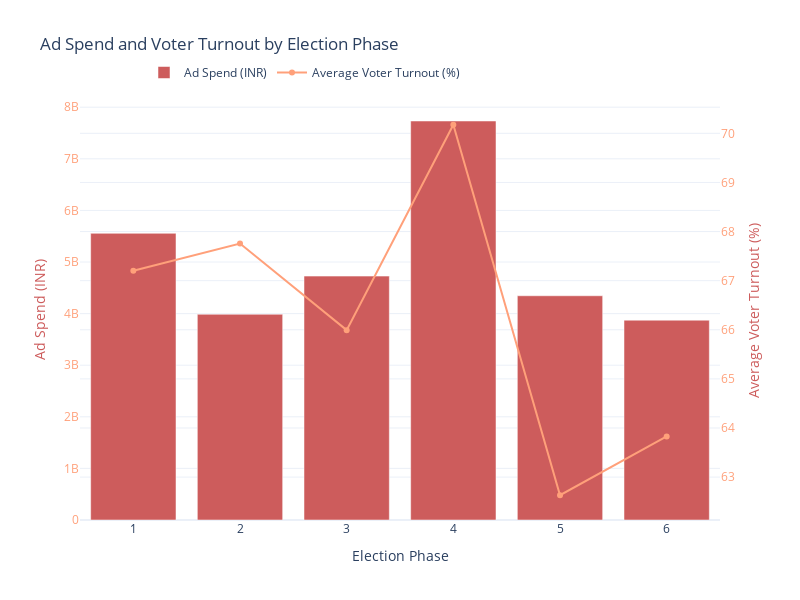

Notebook code cell kept with this figure:
### Code cell
# Analyzing ad spend and voter turn out by election phase
import plotly.graph_objects as go

phase_analysis = merged_data.groupby('Phase').agg({'Amount spent (INR)': 'sum', 'Polled (%)': 'mean'}).reset_index()

fig = go.Figure()
fig.add_trace(go.Bar(
    x=phase_analysis['Phase'],
    y=phase_analysis['Amount spent (INR)'],
    name='Ad Spend (INR)',
    marker_color='indianred',
    yaxis='y1'
))
fig.add_trace(go.Scatter(
    x=phase_analysis['Phase'],
    y=phase_analysis['Polled (%)'],
    name='Average Voter Turnout (%)',
    marker_color='lightsalmon',
    yaxis='y2'
))
fig.update_layout(
    title='Ad Spend and Voter Turnout by Election Phase',
    xaxis=dict(title='Election Phase'),
    yaxis=dict(
        title={'text': 'Ad Spend (INR)', 'font': {'color': 'indianred'}},
        tickfont=dict(color='lightsalmon')
    ),
    yaxis2=dict(
        title={'text': 'Average Voter Turnout (%)', 'font': {'color': 'indianred'}},
        tickfont=dict(color='lightsalmon'),
        overlaying='y',
        side='right'
    ),
    legend=dict(x=0.1, y=1.1, orientation='h'),
    width=800,
    height=600
)
fig.show()

### Figure 1 — Plotly figure (JSON) as saved in the notebook; plotly's stock layout.template omitted (floating-point values rounded to 4 significant figures)
{"data": [{"marker": {"color": "indianred"}, "name": "Ad Spend (INR)", "type": "bar", "x": [1.0, 2.0, 3.0, 4.0, 5.0, 6.0], "y": [5556000000.0, 3987000000.0, 4727000000.0, 7733000000.0, 4346000000.0, 3873000000.0], "yaxis": "y"}, {"marker": {"color": "lightsalmon"}, "name": "Average Voter Turnout (%)", "type": "scatter", "x": [1.0, 2.0, 3.0, 4.0, 5.0, 6.0], "y": [67.2, 67.76, 65.99, 70.17, 62.63, 63.83], "yaxis": "y2"}], "layout": {"height": 600, "legend": {"orientation": "h", "x": 0.1, "y": 1.1}, "title": {"text": "Ad Spend and Voter Turnout by Election Phase"}, "width": 800, "xaxis": {"title": {"text": "Election Phase"}}, "yaxis": {"tickfont": {"color": "lightsalmon"}, "title": {"font": {"color": "indianred"}, "text": "Ad Spend (INR)"}}, "yaxis2": {"overlaying": "y", "side": "right", "tickfont": {"color": "lightsalmon"}, "title": {"font": {"color": "indianred"}, "text": "Average Voter Turnout (%)"}}}}
